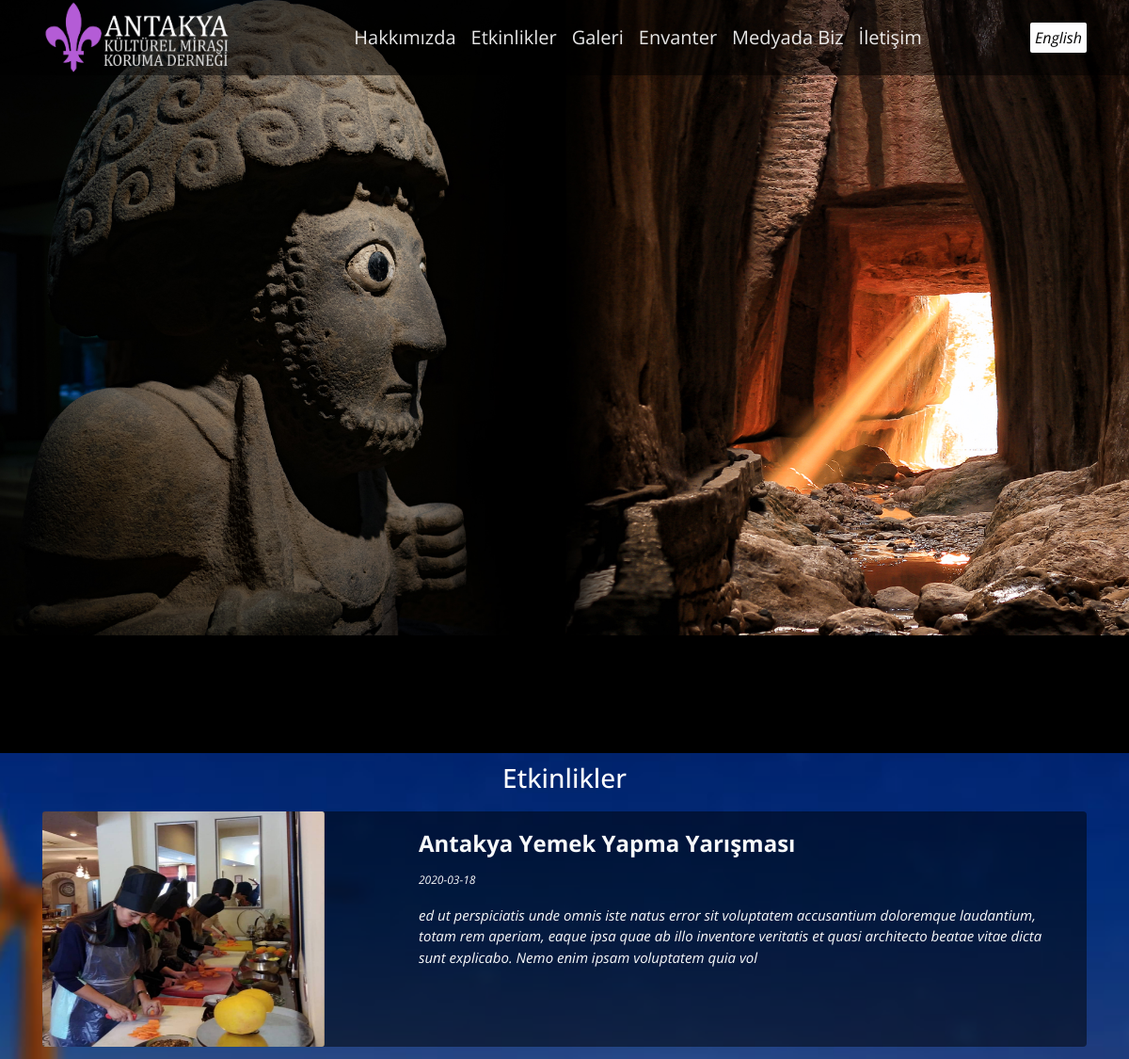
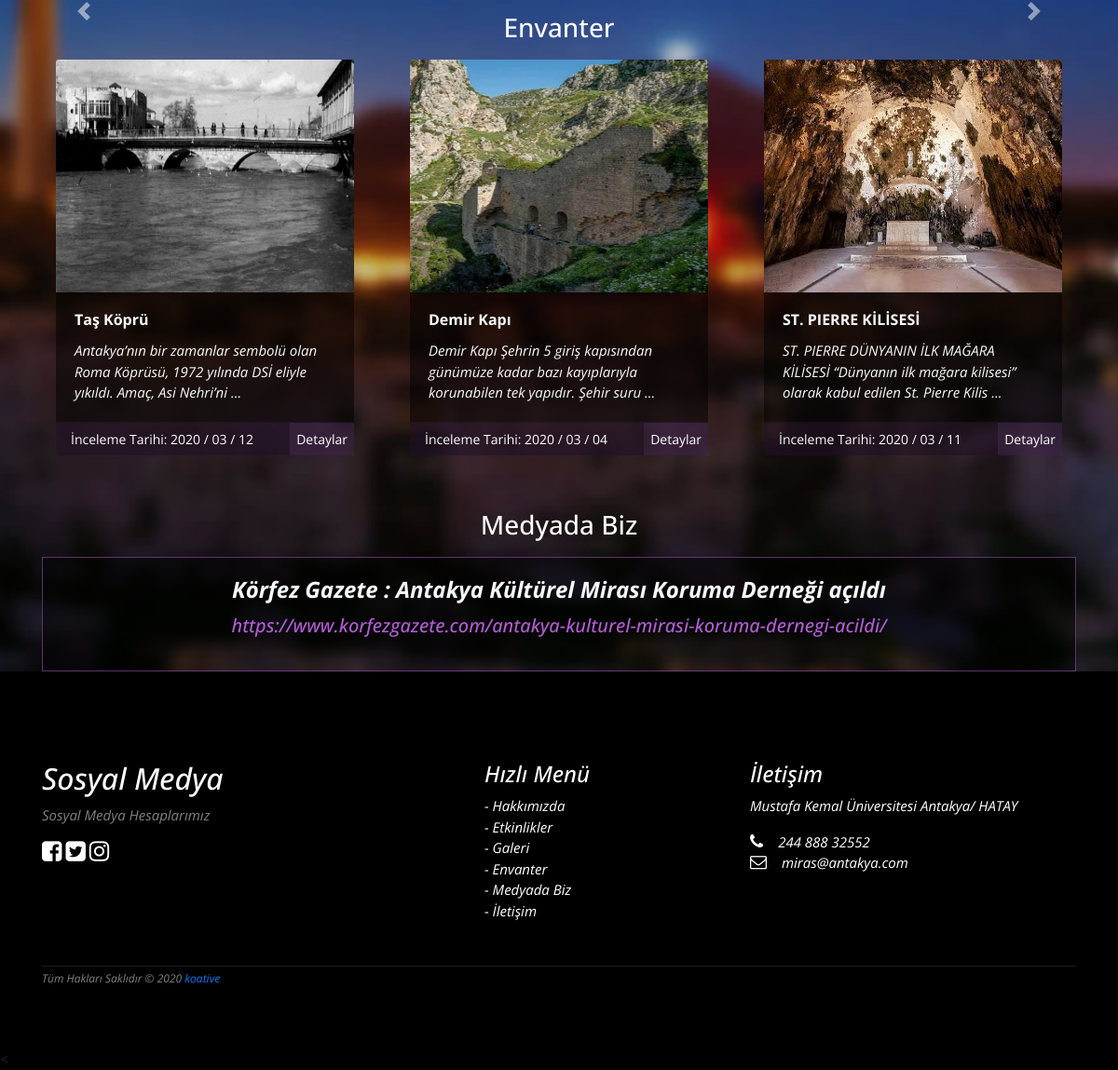
The page / on the database its author committed (2 pictures, top to bottom).
### tables this page shows
CREATE TABLE `control` (
  `c_id` int(11) NOT NULL,
  `c_logo` varchar(250) NOT NULL,
  `c_logo_en` varchar(250) NOT NULL,
  `c_twitter` varchar(100) NOT NULL,
  `c_facebook` varchar(100) NOT NULL,
  `c_instagram` varchar(100) NOT NULL,
  `c_adres` varchar(250) NOT NULL,
  `c_adres_en` varchar(250) NOT NULL,
  `c_telefon` varchar(50) NOT NULL,
  `c_title` varchar(500) NOT NULL,
  `c_title_en` varchar(250) NOT NULL,
  `c_keywords` varchar(500) NOT NULL,
  `c_email` varchar(250) NOT NULL,
  `c_footer_social` varchar(250) NOT NULL,
  `c_footer_social_en` varchar(250) NOT NULL,
  `c_atif` varchar(250) NOT NULL,
  `c_atif_en` varchar(250) NOT NULL,
  `c_description` varchar(500) NOT NULL,
  `c_about` varchar(2000) NOT NULL,
  `c_about_en` varchar(2000) NOT NULL,
  `c_about_p` varchar(250) NOT NULL,
  `c_bg` varchar(500) NOT NULL
);

CREATE TABLE `slider` (
  `slider_id` int(11) NOT NULL,
  `slider_title` varchar(250) NOT NULL,
  `slider_title_en` varchar(250) NOT NULL,
  `slider_description` varchar(250) NOT NULL,
  `slider_description_en` varchar(250) NOT NULL,
  `slider_link` varchar(250) NOT NULL,
  `slider_img_url` varchar(250) NOT NULL,
  `slider_sq` varchar(50) NOT NULL
);

CREATE TABLE `events` (
  `id` int(11) NOT NULL,
  `title` varchar(250) NOT NULL,
  `title_en` varchar(250) NOT NULL,
  `description` varchar(250) NOT NULL,
  `description_en` varchar(250) NOT NULL,
  `img` varchar(250) NOT NULL,
  `date` varchar(250) NOT NULL
);

CREATE TABLE `content` (
  `c_id` int(11) NOT NULL,
  `c_title` varchar(250) NOT NULL,
  `c_title_en` varchar(250) NOT NULL,
  `c_description` mediumtext NOT NULL,
  `c_description_en` mediumtext NOT NULL,
  `c_date` varchar(250) NOT NULL
);

CREATE TABLE `photos` (
  `c_id` int(11) NOT NULL,
  `id` int(11) NOT NULL,
  `url` varchar(250) NOT NULL,
  `upload_time` varchar(250) NOT NULL
);

CREATE TABLE `media` (
  `id` int(11) NOT NULL,
  `title` varchar(250) NOT NULL,
  `title_en` varchar(250) NOT NULL,
  `url` varchar(500) NOT NULL
);

### lang/tr.php (called while the page is built)
<?php
$sql= "select * from control";
$result = $conn->query($sql);
$row = $result->fetch_assoc();
$lang = array(
"ico" => "assets/img/static/site-ico.png",
"logo" => $row["c_logo"],
"dil" => "English",
"medyada_biz" => "Medyada Biz",
"projeler" => "Projeler",
"etkinlikler" =>"Etkinlikler",
"galeri" =>"Galeri",
"hakkimizda" =>"Hakkımızda",
"iletisim" => "İletişim",
"envanter" => "Envanter",
"sosyal_medya" =>"Sosyal Medya",
"sosyal_medya_bilgi" =>$row["c_footer_social"],
"devamini_gor_button" =>"Devamını Gör",
"atif" =>$row["c_atif"],
"hizli_menu" =>"Hızlı Menü",
"detaylar" => "Detaylar",
"email"=>$row["c_email"],
"adres"=>$row["c_adres"],
"telefon"=>$row["c_telefon"],
"facebook"=>$row["c_facebook"],
"twitter" =>$row["c_twitter"],
"instagram"=>$row["c_instagram"],
"hakkimizda_aciklama"=>$row["c_about"],
"hakkimizda_p"=>$row["c_about_p"],
"c_bg"=>$row["c_bg"],
"c_send_message"=>"Mesaj Gönder",
"c_name"=>"Adınız",
"c_mail"=>"Mail Adresiniz",
"c_mesaj"=>"Mesajınız",
"c_gonder"=>"Gönder",
"c_konu" =>"Konu",
"sonraki"=>"Sonraki",
"onceki"=>"Önceki",
"eklenme_tarihi"=>"Eklenme Tarihi",
);
?>

### index.php (the view, shortened to what this page needs)
    <?php include 'header.php';
    $sql = "select * from slider order by slider_sq DESC";
    $result = $conn->query($sql);
    ?>
    <header>
<div id="carousel_nexty" class="carousel slide carousel-fade" data-ride="carousel">
  <div class="carousel-inner" role="listbox">
  <?php $x=0; while($row_slider = $result->fetch_assoc()) { ?>
    <div class="carousel-item <?=$x==0?' active':''?>"">
      <div class="view">
        <img class="d-block w-100" src="<?php echo $row_slider['slider_img_url']?>"
          alt="">
      </div>
    </div>
  <?php $x++; } ?>
    </div>
  </div>
  <a class="carousel-control-prev slider-controller" href="#carousel_nexty" role="button" data-slide="prev">
    <span class="carousel-control-prev-icon" aria-hidden="true"></span>
  </a>
  <a class="carousel-control-next  slider-controller" href="#carousel_nexty" role="button" data-slide="next">
    <span class="carousel-control-next-icon" aria-hidden="true"></span>
  </a>
    <div class="bg">
        <div class="container-fluid hScoo">
            <h3 class="display-10 text-center"><?php echo $lang["etkinlikler"]; ?></h3>
            <div class="container ">
            <?php
            $event_list_q=$conn->query("select * from events limit 1");
            while($event_list=$event_list_q->fetch_assoc()){ ?>
<div class="card mb-3" style="background: rgba(0, 0, 0, 0.5)!important;">
  <div class="row">
    <div class="col-md-4" >
      <img src="<?php echo $event_list["img"] ?>" style="height:250px;width:300px" class="card-img" alt="...">
    </div>
    <div class="col-md-8" >
      <div class="card-body " >
        <h4 class="card-title text-light"><?php if($_SESSION["lang"]=="tr") echo substr($event_list["title"],0,48); else echo substr($event_list["title_en"],0,48);?></h4>
        <p class="card-text"  text-light><small class=" text-light"><?php echo $event_list["date"] ?></small></p>
        <p class="card-text  text-light"><?php if($_SESSION["lang"]=="tr") echo ($event_list["description"]); else echo ($event_list["description_en"]);?></p>
      </div>
    </div>
  </div>
</div>
<?php } ?>
            </div>
            <h3 class="display-10 text-center"><?php echo $lang["envanter"] ?></h3>
        <div class="container">
        <div class="card-deck">
               <?php
               $result=$conn->query("select * from content order by c_id DESC limit 3");
               while($row=$result->fetch_assoc()){ ?>
                               <div class="col-sm-6 col-md-4 col-lg-4 ">
                                   <div class="card text-left mb-5"style="background: rgba(0, 0, 0, 0.5)!important;">
                                      <a  href="detay.php?id=<?php echo $row["c_id"] ?>" class="img-link"><img style="height:250px; "src="assets/uploads/content/<?php
                                      $id=$row["c_id"];
                                      $sql_im="select url from photos where c_id=$id order by rand()";
                                      $result2 = $conn->query($sql_im);
                                      $row2=$result2->fetch_assoc();
                                      echo $row2["url"];
                                      ?>" class="card-img-top" alt="..."></a>
                                          <div class="card-body">
                                   <h6 class="card-title text-light"><?php if($_SESSION["lang"]=="tr") echo substr($row["c_title"],0,48); else echo substr($row["c_title_en"],0,48);?></h6>
                                   <p class="card-text text-light"><?php if($_SESSION["lang"]=="tr") echo substr($row["c_description"],0,120)." ..."; else echo substr($row["c_description_en"],0,120)."...";?></p>
               </div>
                                   <div class="card-footer">
                                           <small class="text-muted text-center ml-3">İnceleme Tarihi:  <?php echo "  ".str_replace("-"," / ",$row["c_date"]);?></small>
                                           <a class="card-link float-right" href="detay.php?id=<?php echo $row["c_id"] ?>"><?php  echo $lang["detaylar"];?> </a>
                                       </div>
                                   </div>
                               </div>
               <?php } ?>
               </div>
               </div>
               <h3 class="display-10 text-center"><?php echo $lang["medyada_biz"] ?></h3>
                <div class="container ">
               <?php
               $result=$conn->query("select * from media order by id desc limit 1");
               while($row=$result->fetch_assoc()){ ?>
<div class="card mb-4 " style="background: rgba(0, 0, 0, 0.5)!important;">
    <div class="col-md-12 text-center biz " >
      <div class="card-body " >
      <i>  <h4 class="card-title text-light"><?php if($_SESSION["lang"]=="tr") echo ($row["title"]); else echo ($row["title_en"]);?></h4>
           </i>
        <a class="biz-link" target="_blank" href="<?php echo $row["url"] ?>"><i class="card-text"  ><h5 class=""><?php echo $row["url"] ?></h5></p></a>
      </div>
    </div>
</div>
      <?php } ?>
                </div>
        </div>
    </div>
    <?php include 'footer.php' ?>

### header.php (shortened to what this page needs)
<?php
include 'admin/settings/connect_db.php';
if (!isset($_SESSION["lang"])) {
    require("lang/tr.php"); $_SESSION["lang"]="tr";
} else {
    require("lang/" . $_SESSION['lang'] . ".php");
}
?>
<!doctype html>
<html lang="en">
<head>
    <link rel="stylesheet" href="assets/css/mobile.css">
    <link rel="stylesheet" href="assets/css/bootstrap.min.css">
    <link rel="stylesheet" href="assets/css/main.css">
    <link rel="stylesheet" href="assets/css/card-slider.css >
    <link rel="stylesheet" href="assets/css/jquery.fancybox.min.css" media="screen">
    <link rel="stylesheet" href="https://stackpath.bootstrapcdn.com/font-awesome/4.7.0/css/font-awesome.min.css">
</head>
<body onload="document.body.style.opacity='1'">
    <nav class="navbar navbar-expand-lg fixed-top" id="menu-sc">
        <div class="container menu-x">
            <a class="navbar-brand" href="index.php"><?php echo  '<img src="' . $lang["logo"] . '">' ?></a>
            <div class="collapse navbar-collapse" id="navbarResponsive">
                <ul class="navbar-nav ml-auto">
                <li class="nav-item">
                        <a class="nav-link" href="hakkimizda.php"><?php echo $lang["hakkimizda"]; ?></a>
                    </li>
                    <li class="nav-item">
                        <a class="nav-link" href="etkinlikler.php"><?php echo $lang["etkinlikler"]; ?></a>
                    </li>
                    <li class="nav-item">
                        <a class="nav-link" href="galeri.php"><?php echo $lang["galeri"]; ?></a>
                    </li>
                    <li class="nav-item">
                        <a class="nav-link" href="envanter.php"><?php echo $lang["envanter"]; ?></a>
                    </li>
                    <li class="nav-item active">
                        <a class="nav-link" href="biz.php">
                            <?php echo $lang["medyada_biz"]; ?>
                        </a>
                    </li>
                    <li class="nav-item">
                        <a class="nav-link" href="iletisim.php"><?php echo $lang["iletisim"]; ?></a>
                    </li>
                </ul>
                <ul class="navbar-nav ml-auto text-center">
                    <?php if ($_SESSION["lang"] == "tr") {
                        echo "<li class='lang-select'><a class='list-group-item-light lang-select-a'href='lang.php?lang=en'>" . $lang["dil"] . "</a></li>";
                    } else if ($_SESSION["lang"] == "en") {
                        echo "<li class='lang-select'><a class='list-group-item-light lang-select-a' href='lang.php?lang=tr'>" . $lang["dil"] . "</a></li>";
                    }
                    ?>
                </ul>
            </div>
    </nav>

### footer.php (shortened to what this page needs)
  <div class="mt-5 pt-5 pb-5 footer">
        <div class="container">
            <div class="row">
                <div class="col-lg-5 col-xs-12 about-company">
                    <h2><?php echo $lang["sosyal_medya"]; ?></h2>
                    <p class="pr-5 text-white-50"><?php echo $lang["sosyal_medya_bilgi"]; ?></p>
                    <p class="media_icons"><a target="_blank" href="<?php echo $lang['facebook'] ?>"><i class="fa fa-facebook-square mr-1"></i></a><a target="_blank" href="<?php echo $lang['twitter'] ?>"><i class="fa fa-twitter-square"></i></a>
                        <a target="_blank" href="<?php echo $lang['instagram'] ?>"><i class="fa fa-instagram"></i></a>
                    </p>
                </div>
                <div class="col-lg-3 col-xs-12 links">
                    <h4 class="mt-lg-0 mt-sm-3"><?php echo $lang["hizli_menu"]; ?></h4>
                    <ul class="m-0 p-0">
                    <li>- <a href="#"><?php echo $lang["hakkimizda"]; ?></a></li>
                        <li>- <a href="#"><?php echo $lang["etkinlikler"]; ?></a></li>
                        <li>- <a href="#"><?php echo $lang["galeri"]; ?></a></li>
                        <li>- <a href="#"><?php echo $lang["envanter"]; ?></a></li>
                        <li>- <a href="#"><?php echo $lang["medyada_biz"]; ?></a></li>
                        <li>- <a href="#"><?php echo $lang["iletisim"]; ?></a></li>
                    </ul>
                </div>
                <div class="col-lg-4 col-xs-12 location">
                    <h4 class="mt-lg-0 mt-sm-4"><?php echo $lang["iletisim"]; ?></h4>
                    <p><?php echo $lang["adres"] ?></p>
                    <p class="mb-0"><i class="fa fa-phone mr-3"></i><?php echo $lang["telefon"]?></p>
                    <p><i class="fa fa-envelope-o mr-3"></i><?php echo $lang["email"] ?></p>
                </div>
            </div>
            <div class="row mt-5">
                <div class="col copyright">
                    <p class=""><small class="text-white-50"><?php echo $lang["atif"]; ?><a href="http://korayguler.com"> koative </a></small></p>
                </div>
            </div>
        </div>
    </div>
    <
</body>
</html>

### assets/css/main.css (style rules this page uses)
body { font-family: 'Open Sans', sans-serif; background-color: black; opacity: 0; transition: opacity 2s; -webkit-transition: opacity 2s; }
.hScoo { background-color: rgba(0, 0, 0, 0.2) !important; }
.hScoo h3 { color: white; padding:10px; }
.card-footer { background-color: rgba(180, 92, 214, 0.1); padding: 0 !important; }
.nav-link { transition: color .2s; }
.container-fluid { padding:0!important; }
.navbar-brand img { width:10em; }
.carousel-item { height: 100vh; min-height: 350px; background: no-repeat center center scroll; -webkit-background-size: cover; -moz-background-size: cover; -o-background-size: cover; background-size: cover; }
.navbar { background-color: rgba(0, 0, 0, 0.5) !important; height: 80px; }
.biz { border:1px solid rgba(180, 92, 214,0.5); }
.biz-link { color: rgb(180, 92, 214); }
.card-link { color: white!important; background-color: rgba(189, 119, 218, 0.1); padding: 7px !important; font-size: 14px !important; padding: 0 2px 0 2px; margin:0; }
.card { border:none!important; }
.card-title { color: white; font-weight: 700; }
.card-text { font-size:15px; font-style: italic; }
.text-muted { font-size: 14px !important; align-content: center !important; line-height:2.5; color:white!important; }
.nav-link { color: rgba(255, 255, 255, 0.9) !important; font-size: 20px; }
.footer { background-color: rgba(0, 0, 0, 1) !important; color: white; }
.footer .links ul { list-style-type: none; }
.footer .links li a { color: white; transition: color .2s; }
.footer .about-company i { font-size: 25px; }
.footer .about-company a { color: white; transition: color .2s; }
.footer .location i { font-size: 18px; }
.footer .copyright p { border-top: 1px solid rgba(255, 255, 255, 0.1); }
.lang-select-a { text-decoration: none!important; color:black; font-style: italic;border-radius: 2px !important; padding: 5px; font-weight: 400; }

### rows shown on the page
control: c_logo (picture), c_footer_social "Sosyal Medya Hesaplarımız", c_adres "Mustafa Kemal Üniversitesi Antakya/ HATAY", c_telefon "244 888 32552", c_email "miras@antakya.com", c_atif "Tüm Hakları Saklıdır © 2020"
slider: slider_img_url (picture)
events: img (picture), title "Antakya Yemek Yapma Yarışması", date "2020-03-18", description "ed ut perspiciatis unde omnis iste natus error sit voluptatem accusantium doloremque laudantium, totam rem aperiam, eaque ipsa quae ab illo inventore veritatis et quasi architecto beatae vitae dicta sunt explicabo. Nemo enim ipsam voluptatem quia vol"
content: photos.url (picture), c_title "Taş Köprü", c_description "Antakya’nın bir zamanlar sembolü olan Roma Köprüsü, 1972 yılında DSİ eliyle yıkıldı. Amaç, Asi Nehri’ni", c_date "2020 / 03 / 12"
content: photos.url (picture), c_title "Demir Kapı", c_description "Demir Kapı Şehrin 5 giriş kapısından günümüze kadar bazı kayıplarıyla korunabilen tek yapıdır. Şehir suru", c_date "2020 / 03 / 04"
content: photos.url (picture), c_title "ST. PIERRE KİLİSESİ", c_description "ST. PIERRE DÜNYANIN İLK MAĞARA KİLİSESİ “Dünyanın ilk mağara kilisesi” olarak kabul edilen St. Pierre Kilis", c_date "2020 / 03 / 11"
media: title "Körfez Gazete : Antakya Kültürel Mirası Koruma Derneği açıldı", url "https://www.korfezgazete.com/antakya-kulturel-mirasi-koruma-dernegi-acildi/"

### other values the page prints
$lang["hakkimizda"] "Hakkımızda"
$lang["etkinlikler"] "Etkinlikler"
$lang["galeri"] "Galeri"
$lang["envanter"] "Envanter"
$lang["medyada_biz"] "Medyada Biz"
$lang["iletisim"] "İletişim"
$lang["dil"] "English"
$lang["sosyal_medya"] "Sosyal Medya"
$lang["hizli_menu"] "Hızlı Menü"
